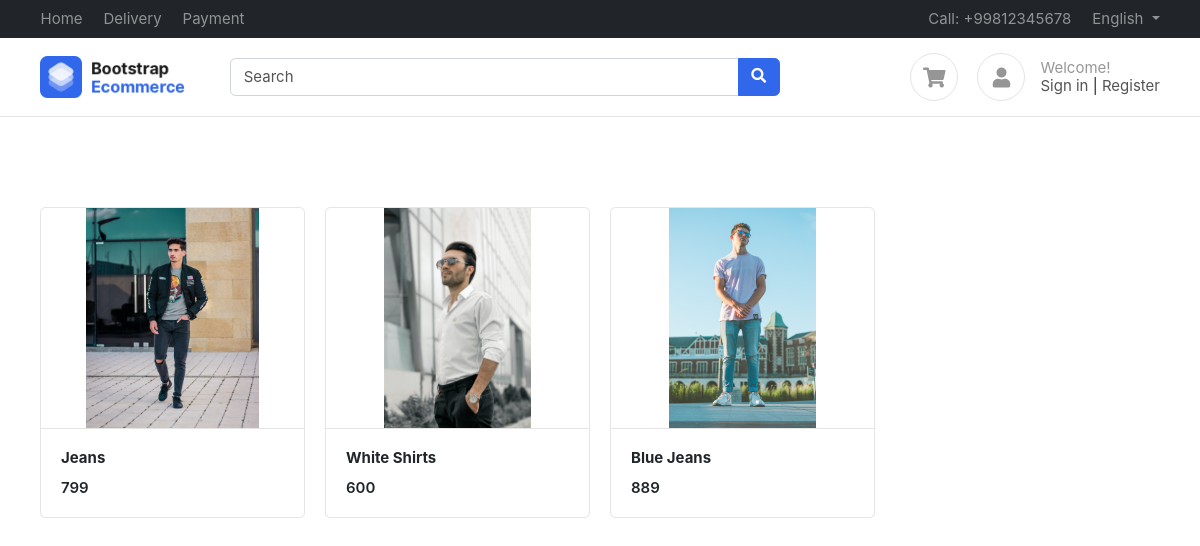
The page / on the database its author committed.
### products/models.py (models this page shows, shortened)
class Product(BaseModel):
    product_name = models.CharField(max_length=464)
    slug = models.SlugField(unique=True,null=True,blank=True)
    category =models.ForeignKey(Category, on_delete=models.CASCADE,related_name="product")
    price = models.IntegerField()
    product_description = models.TextField()
    color_variant = models.ManyToManyField(ColorVariant,blank=True)
    size_variant = models.ManyToManyField(SizeVariant,blank=True)

class ProductImage(BaseModel):
    product=models.ForeignKey(Product,on_delete=models.CASCADE,related_name="product_image",default="NO records")
    image=models.ImageField(upload_to="product",default="No images")

### home/views.py (the view)
# urls.py: path("", index,name="index")
def index(request):
    context = {'product':Product.objects.all()}
    return render(request,"home/index.html",context)

### templates/home/index.html
{% extends 'base/base.html' %}
{% block start %}
<div class="container mt-5 pt-5">
    <div class="row">
        {% for product in product %}
        <div class="col-md-3">
            <figure class="card card-product-grid">
                <div class="img-wrap"> <img src="/media/{{product.product_image.first.image}}"> </div>
                <figcaption class="info-wrap border-top">
                    <b> <a href="{%url 'get_product' product.slug %}" class="title">{{product.product_name}}</a></b>
                    <div class="price mt-2">{{product.price}}</div>
                </figcaption>
            </figure>
        </div>
        {% endfor %}
    </div>
    </div>
{% endblock %}

### templates/base/base.html (shortened to what this page needs)
<!DOCTYPE HTML>
<html lang="en">
<head>
<link href="/media/css/bootstrap.css" rel="stylesheet" type="text/css"/>
<link href="/media/fonts/fontawesome/css/all.min.css" type="text/css" rel="stylesheet">
<link href="/media/css/ui.css" rel="stylesheet" type="text/css"/>
<link href="/media/css/responsive.css" rel="stylesheet" />
</head>
<body>
	<header class="section-header">
		<nav class="navbar navbar-dark navbar-expand p-0 bg-dark">
		<div class="container">
			<ul class="navbar-nav d-none d-md-flex mr-auto">
				<li class="nav-item"><a class="nav-link" href="#">Home</a></li>
				<li class="nav-item"><a class="nav-link" href="#">Delivery</a></li>
				<li class="nav-item"><a class="nav-link" href="#">Payment</a></li>
			</ul>
			<ul class="navbar-nav">
				<li class="nav-item"><a href="#" class="nav-link"> Call: +99812345678 </a></li>
				<li class="nav-item dropdown">
					 <a href="#" class="nav-link dropdown-toggle" data-toggle="dropdown"> English </a>
				</li>
			</ul>
		  </div>
		</nav>
		<section class="header-main border-bottom">
			<div class="container">
		<div class="row align-items-center">
			<div class="col-lg-2 col-4">
				<div class="brand-wrap">
					<img class="logo" src="images/logo.png">
				</div>
			</div>
			<div class="col-lg-6 col-sm-12">
				<form action="#" class="search">
					<div class="input-group w-100">
						<input type="text" class="form-control" placeholder="Search">
						<div class="input-group-append">
						  <button class="btn btn-primary" type="submit">
							<i class="fa fa-search"></i>
						  </button>
						</div>
					</div>
				</form>
			</div>
			<div class="col-lg-4 col-sm-6 col-8">
				<div class="widgets-wrap float-md-right">
					<div class="widget-header  mr-3">
						<a href="{%url 'cart' %}" class="icon icon-sm rounded-circle border"><i class="fa fa-shopping-cart"></i></a>
					</div>
					<div class="widget-header icontext">
						<a href="#" class="icon icon-sm rounded-circle border"><i class="fa fa-user"></i></a>
						<div class="text">
							<span class="text-muted">Welcome!</span>
							<div>
								<a href="#">Sign in</a> |
								<a href="#"> Register</a>
							</div>
						</div>
					</div>
				</div>
			</div>
		</div>
			</div>
		</section>
		</header>
        <body>
        </head>
{% block start %}
{% endblock  %}

### public/static/css/ui.css (style rules this page uses)
html { font-family: 'Inter', sans-serif; font-size: 15px; }
.img-wrap { text-align: center; display: block; }
.img-wrap img { max-width: 100%; }
.icon-xs, .icon-sm, .icon-md, .icon-lg { display: inline-block; text-align: center; flex-shrink: 0; flex-grow: 0; }
.icon-sm { width: 48px; height: 48px; line-height: 48px; font-size: 20px; }
figure { margin-bottom: 0; }
.card .title { color: #212529; }
.header-main { position: relative; padding-top: 1rem; padding-bottom: 1rem; }
.brand-wrap .logo, .navbar-brand .logo { margin-right: 7px; max-height: 42px; display: inline-block; }
.widget-header { display: inline-block; vertical-align: middle; position: relative; }
.widget-header a { color: #545454; }
.widget-header i { color: #969696; }
[class*='card-product'] a.title { color: #212529; display: block; }
[class*='card-product'] .img-wrap { overflow: hidden; position: relative; }
[class*='card-product'] .img-wrap img { height: 100%; max-width: 100%; width: auto; display: inline-block; object-fit: cover; }
.card-product-grid { margin-bottom: 20px; }
.card-product-grid .img-wrap { border-radius: 0.2rem 0.2rem 0 0; height: 220px; }
.card-product-grid .info-wrap { overflow: hidden; padding: 18px 20px; }
.card .img-wrap { overflow: hidden; }
.icontext { display: inline-flex; align-items: center; vertical-align: middle; }
.icontext .text { width: 100%; line-height: 1.2; color: #212529; }
.icontext .icon { position: relative; margin-right: 15px; flex-shrink: 0; flex-grow: 0; }
.price { font-weight: 600; color: #212529; }

### rows shown on the page
Product: product_image.first.image (picture), product_name "Jeans", price "799"
Product: product_image.first.image (picture), product_name "White Shirts", price "600"
Product: product_image.first.image (picture), product_name "Blue Jeans", price "889"
